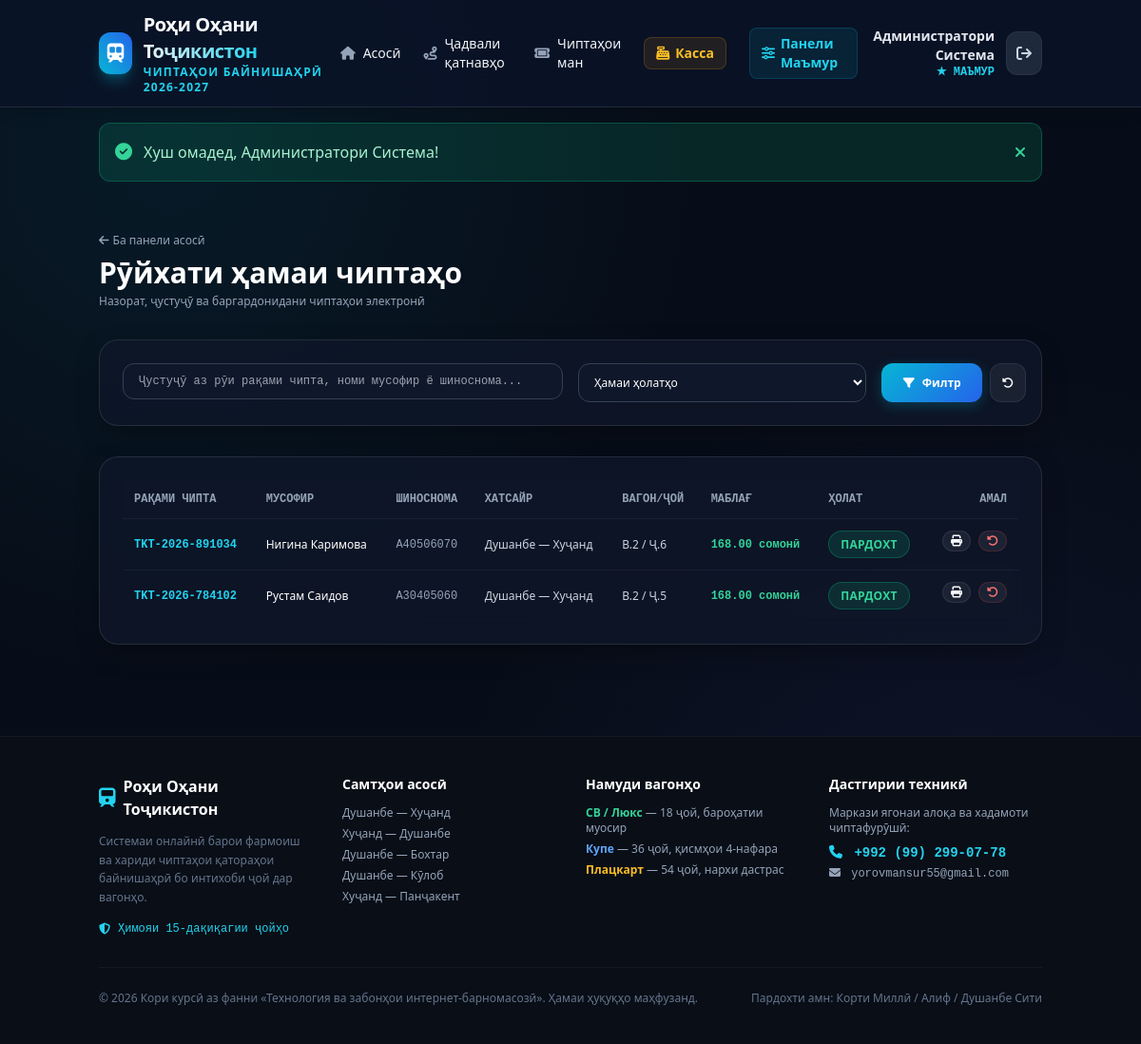
Screenshot of /admin/tickets.php (signed in) with the database file from the repository.
### tables this page shows
CREATE TABLE `tickets` (
  `id` INT AUTO_INCREMENT PRIMARY KEY,
  `ticket_number` VARCHAR(50) NOT NULL UNIQUE,
  `trip_id` INT NOT NULL,
  `car_id` INT NOT NULL,
  `seat_id` INT NOT NULL,
  `passenger_id` INT NULL,
  `passenger_name` VARCHAR(150) NOT NULL,
  `passenger_passport` VARCHAR(50) NOT NULL,
  `passenger_phone` VARCHAR(30) NULL,
  `cashier_id` INT NULL,
  `price` DECIMAL(10,2) NOT NULL,
  `payment_method` ENUM('online_card', 'alif_mobi', 'dushanbe_city', 'cash') DEFAULT 'online_card',
  `payment_status` ENUM('pending', 'paid', 'refunded', 'expired') DEFAULT 'pending',
  `status` ENUM('reserved', 'confirmed', 'cancelled', 'refunded') DEFAULT 'reserved',
  `reserved_at` DATETIME NOT NULL,
  `expires_at` DATETIME NOT NULL,
  `purchased_at` DATETIME NULL,
  `refunded_at` DATETIME NULL,
  `created_at` TIMESTAMP DEFAULT CURRENT_TIMESTAMP,
  FOREIGN KEY (`trip_id`) REFERENCES `trips`(`id`) ON DELETE CASCADE,
  FOREIGN KEY (`car_id`) REFERENCES `cars`(`id`) ON DELETE CASCADE,
  FOREIGN KEY (`seat_id`) REFERENCES `seats`(`id`) ON DELETE CASCADE,
  FOREIGN KEY (`passenger_id`) REFERENCES `users`(`id`) ON DELETE SET NULL,
  FOREIGN KEY (`cashier_id`) REFERENCES `users`(`id`) ON DELETE SET NULL
);

CREATE TABLE `routes` (
  `id` INT AUTO_INCREMENT PRIMARY KEY,
  `route_name` VARCHAR(150) NOT NULL,
  `from_station_id` INT NOT NULL,
  `to_station_id` INT NOT NULL,
  `distance_km` DECIMAL(8,2) NOT NULL DEFAULT 0.00,
  `duration_hours` VARCHAR(50) NOT NULL,
  `created_at` TIMESTAMP DEFAULT CURRENT_TIMESTAMP,
  FOREIGN KEY (`from_station_id`) REFERENCES `stations`(`id`) ON DELETE CASCADE,
  FOREIGN KEY (`to_station_id`) REFERENCES `stations`(`id`) ON DELETE CASCADE
);

CREATE TABLE `cars` (
  `id` INT AUTO_INCREMENT PRIMARY KEY,
  `train_id` INT NOT NULL,
  `car_number` INT NOT NULL,
  `car_type` ENUM('platskart', 'coupe', 'sv_lux') NOT NULL DEFAULT 'coupe',
  `total_seats` INT NOT NULL DEFAULT 36,
  `price_multiplier` DECIMAL(4,2) NOT NULL DEFAULT 1.00,
  `created_at` TIMESTAMP DEFAULT CURRENT_TIMESTAMP,
  FOREIGN KEY (`train_id`) REFERENCES `trains`(`id`) ON DELETE CASCADE
);

CREATE TABLE `seats` (
  `id` INT AUTO_INCREMENT PRIMARY KEY,
  `car_id` INT NOT NULL,
  `seat_number` INT NOT NULL,
  `seat_type` ENUM('lower', 'upper', 'side_lower', 'side_upper') NOT NULL DEFAULT 'lower',
  FOREIGN KEY (`car_id`) REFERENCES `cars`(`id`) ON DELETE CASCADE
);

### config/db.php (called while the page is built, shortened)
<?php
function formatTJS($amount) {
    return number_format($amount, 2, '.', ' ') . ' сомонӣ';
}

### admin/tickets.php (the view, shortened to what this page needs)
<?php
require_once __DIR__ . '/../config/db.php';
$search = trim($_GET['search'] ?? '');
$sql = "
    SELECT tk.*,
           t.departure_time,
           r.route_name,
           tr.train_number,
           c.car_number, c.car_type,
           s.seat_number, s.seat_type
    FROM tickets tk
    JOIN trips t ON tk.trip_id = t.id
    JOIN routes r ON t.route_id = r.id
    JOIN trains tr ON t.train_id = tr.id
    JOIN cars c ON tk.car_id = c.id
    JOIN seats s ON tk.seat_id = s.id
    WHERE 1=1
";
$params = [];
$sql .= " ORDER BY tk.id DESC";
$stmt = $pdo->prepare($sql);
$stmt->execute($params);
$tickets = $stmt->fetchAll();
require_once __DIR__ . '/../includes/header.php';
?>
<div class="container mx-auto px-4 py-8">
    <div class="flex flex-col md:flex-row md:items-center justify-between gap-4 mb-8">
        <div>
            <a href="/train_ticket_system/admin/index.php" class="text-xs text-slate-400 hover:text-white transition inline-flex items-center gap-1 mb-2">
                <i class="fa-solid fa-arrow-left"></i> Ба панели асосӣ
            </a>
            <h1 class="text-2xl md:text-3xl font-extrabold text-white">Рӯйхати ҳамаи чиптаҳо</h1>
            <p class="text-xs text-slate-400 mt-1">Назорат, ҷустуҷӯ ва баргардонидани чиптаҳои электронӣ</p>
        </div>
    </div>
    <div class="glass-panel p-6 border-white/10 mb-8">
        <form method="GET" action="" class="grid grid-cols-1 md:grid-cols-12 gap-4">
            <div class="md:col-span-6">
                <input type="text" name="search" value="<?= htmlspecialchars($search) ?>" placeholder="Ҷустуҷӯ аз рӯи рақами чипта, номи мусофир ё шиноснома..." class="w-full bg-slate-900 border border-slate-700 rounded-xl px-4 py-2.5 text-white text-xs focus:outline-none focus:border-cyan-500 font-mono">
            </div>
            <div class="md:col-span-4">
                <select name="status" class="w-full bg-slate-900 border border-slate-700 rounded-xl px-3 py-2.5 text-white text-xs focus:outline-none focus:border-cyan-500">
                    <option value="">Ҳамаи ҳолатҳо</option>
                </select>
            </div>
            <div class="md:col-span-2 flex gap-2">
                <button type="submit" class="btn btn-primary w-full text-xs !py-2.5">
                    <i class="fa-solid fa-filter"></i> Филтр
                </button>
                <a href="/train_ticket_system/admin/tickets.php" class="btn btn-secondary text-xs !py-2.5 !px-3" title="Тоза кардан">
                    <i class="fa-solid fa-rotate-left"></i>
                </a>
            </div>
        </form>
    </div>
    <div class="glass-panel p-6 border-white/10">
        <div class="overflow-x-auto">
            <table class="w-full text-left text-xs text-slate-300">
                <thead class="bg-slate-900/80 text-slate-400 uppercase font-mono border-b border-white/5">
                    <tr>
                        <th class="p-3">Рақами чипта</th>
                        <th class="p-3">Мусофир</th>
                        <th class="p-3">Шиноснома</th>
                        <th class="p-3">Хатсайр</th>
                        <th class="p-3">Вагон/Ҷой</th>
                        <th class="p-3">Маблағ</th>
                        <th class="p-3">Ҳолат</th>
                        <th class="p-3 text-right">Амал</th>
                    </tr>
                </thead>
                <tbody class="divide-y divide-white/5">
                    <?php if (empty($tickets)): ?>
                        <tr>
                            <td colspan="8" class="p-6 text-center text-slate-500">Ягон чипта ёфт нашуд.</td>
                        </tr>
                    <?php else: ?>
                        <?php foreach ($tickets as $t): ?>
                            <tr class="hover:bg-slate-800/40 transition">
                                <td class="p-3 font-mono font-bold text-cyan-400">
                                    <?= htmlspecialchars($t['ticket_number']) ?>
                                </td>
                                <td class="p-3 font-medium text-white"><?= htmlspecialchars($t['passenger_name']) ?></td>
                                <td class="p-3 font-mono text-slate-400"><?= htmlspecialchars($t['passenger_passport']) ?></td>
                                <td class="p-3"><?= htmlspecialchars($t['route_name']) ?></td>
                                <td class="p-3">В.<?= $t['car_number'] ?> / Ҷ.<?= $t['seat_number'] ?></td>
                                <td class="p-3 font-mono font-bold text-emerald-400"><?= formatTJS($t['price']) ?></td>
                                <td class="p-3">
                                    <?php if ($t['status'] === 'confirmed'): ?>
                                        <span class="badge badge-emerald">Пардохт</span>
                                    <?php elseif ($t['status'] === 'reserved'): ?>
                                        <span class="badge badge-amber">Банд</span>
                                    <?php elseif ($t['status'] === 'refunded'): ?>
                                        <span class="badge badge-ruby">Бозгашт</span>
                                    <?php else: ?>
                                        <span class="badge"><?= $t['status'] ?></span>
                                    <?php endif; ?>
                                </td>
                                <td class="p-3 text-right flex items-center justify-end gap-2">
                                    <a href="/train_ticket_system/ticket_print.php?ticket_id=<?= $t['id'] ?>" target="_blank" class="btn btn-secondary text-xs !py-1 !px-2" title="Чоп">
                                        <i class="fa-solid fa-print"></i>
                                    </a>
                                    <?php if ($t['status'] === 'confirmed'): ?>
                                        <form method="POST" action="/train_ticket_system/refund_ticket.php" onsubmit="return confirm('Оё ин чиптаро баргардонед?');">
                                            <button type="submit" class="btn btn-secondary text-xs !py-1 !px-2 text-red-400 border-red-500/20" title="Баргардонидан">
                                                <i class="fa-solid fa-rotate-left"></i>
                                            </button>
                                        </form>
                                    <?php endif; ?>
                                </td>
                            </tr>
                        <?php endforeach; ?>
                    <?php endif; ?>
                </tbody>
            </table>
        </div>
    </div>
</div>
<?php require_once __DIR__ . '/../includes/footer.php'; ?>

### assets/css/style.css (style rules this page uses)
:root { --bg-dark: #070d18; --bg-card: #0f172a; --bg-card-hover: #162238; --surface-glass: rgba(15, 23, 42, 0.75); --border-glass: rgba(255, 255, 255, 0.08); --border-glass-light: rgba(255, 255, 255, 0.15); --primary: #06b6d4; --primary-hover: #0891b2; --primary-glow: rgba(6, 182, 212, 0.25); --emerald: #10b981; --emerald-glow: rgba(16, 185, 129, 0.25); --amber: #f59e0b; --amber-glow: rgba(245, 158, 11, 0.25); --ruby: #ef4444; --ruby-glow: rgba(239, 68, 68, 0.25); --text-main: #f8fafc; --text-muted: #94a3b8; --text-dim: #64748b; --font-main: 'Plus Jakarta Sans', system-ui, -apple-system, sans-serif; --font-mono: 'JetBrains Mono', monospace; }
* { box-sizing: border-box; margin: 0; padding: 0; }
body { background-color: var(--bg-dark); color: var(--text-main); font-family: var(--font-main); min-height: 100vh; display: flex; flex-direction: column; line-height: 1.5; background-image: radial-gradient(circle at 15% 15%, rgba(6, 182, 212, 0.08) 0%, transparent 40%), radial-gradient(circle at 85% 85%, rgba(99, 102, 241, 0.08) 0%, transparent 40%); background-attachment: fixed; }
.container { width: 100%; max-width: 1240px; margin-left: auto; margin-right: auto; padding-left: 1.25rem; padding-right: 1.25rem; }
.glass-panel { background: var(--surface-glass); backdrop-filter: blur(16px); -webkit-backdrop-filter: blur(16px); border: 1px solid var(--border-glass); border-radius: 1.25rem; box-shadow: 0 10px 30px -10px rgba(0, 0, 0, 0.5); transition: border-color 0.2s ease, box-shadow 0.2s ease; }
.btn { display: inline-flex; align-items: center; justify-content: center; gap: 0.5rem; font-weight: 600; font-size: 0.95rem; padding: 0.75rem 1.4rem; border-radius: 0.75rem; border: none; cursor: pointer; transition: all 0.2s ease; text-decoration: none; line-height: 1; }
.btn-primary { background: linear-gradient(135deg, #06b6d4, #2563eb); color: #ffffff; box-shadow: 0 4px 14px var(--primary-glow); }
.btn-secondary { background: rgba(255, 255, 255, 0.06); color: var(--text-main); border: 1px solid var(--border-glass); }
.badge { display: inline-flex; align-items: center; gap: 0.35rem; font-size: 0.75rem; font-weight: 700; padding: 0.35rem 0.75rem; border-radius: 9999px; letter-spacing: 0.025em; text-transform: uppercase; }
.badge-emerald { background: rgba(16, 185, 129, 0.15); color: #34d399; border: 1px solid rgba(16, 185, 129, 0.3); }

### rows the page displays
tickets: ticket_number "TKT-2026-891034", passenger_name "Нигина Каримова", passenger_passport "A40506070", routes.route_name "Душанбе — Хуҷанд", car.car_number "2", seat.seat_number "6", price "168.00 сомонӣ", status "ПАРДОХТ"
tickets: ticket_number "TKT-2026-784102", passenger_name "Рустам Саидов", passenger_passport "A30405060", routes.route_name "Душанбе — Хуҷанд", car.car_number "2", seat.seat_number "5", price "168.00 сомонӣ", status "ПАРДОХТ"

### other values shown
$currentUser['full_name'] "Администратори Система"
$flashSuccess "Хуш омадед, Администратори Система!"
